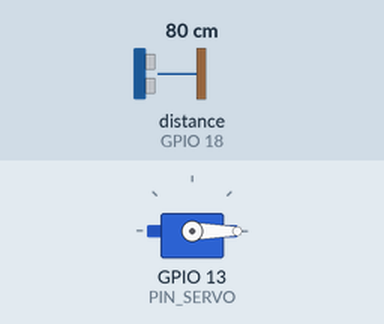
The sketch below on a simulated ESP32. Parts: servo. Wiring (from diagram.json): ultrasonic range finder: trigger GPIO 5; echo GPIO 18. Inputs (shaded band) come from the test bench; at power-on: distance to the obstacle (sensor on GPIO 18) 80 cm. The echo pulse lasts 58.3 µs per cm; WiFi joins after 1.5 s; servers stay silent unless stated; no MQTT or app messages arrive unless stated; what the sketch prints to the serial monitor is not drawn.

Above: at 1.2 s.
1.3 s: distance to the obstacle (sensor on GPIO 18) set to 21 cm
2.8 s: distance to the obstacle (sensor on GPIO 18) set to 17 cm
At 3.9 s:
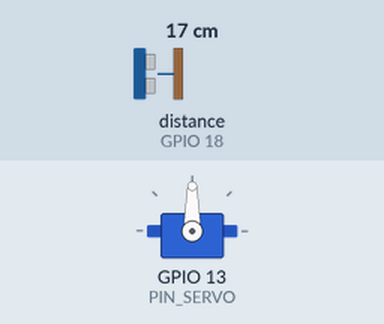
Timing chart, 0 to 5.8 s (numbered marks = the images above; inputs shaded):
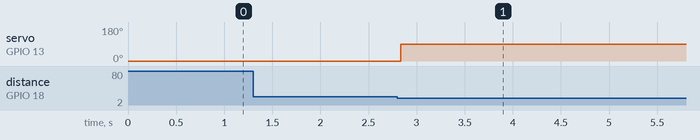

The sketch:

smart-bin.ino
```cpp
// 1. BIBLIOTECAS
#include <WiFi.h>
#include <WiFiClientSecure.h>
#include <PubSubClient.h>
#include <ESP32Servo.h>

// ─────────────────────────────────────────────
// MODO TESTE: true  = simula aproximação automática (Wokwi)
//             false = usa sensor real (hardware físico)
#define MODO_TESTE false
// ─────────────────────────────────────────────

// 2. CONFIGURAÇÕES DE REDE E BROKER
const char* ssid        = "Wokwi-GUEST";
const char* password    = "";
const char* mqtt_server = "500e0d23a6204c628621b154e1e96146.s1.eu.hivemq.cloud";
const int   mqtt_port   = 8883;
const char* mqtt_user   = "lixeira_user";
const char* mqtt_pass   = "Projetointegrador2";

// Tópico MQTT — apenas publicação de status
const char* TOPICO_STATUS = "lixeira/status";

// 3. PINAGEM E INSTÂNCIAS
const int PIN_SERVO = 13;
const int PIN_TRIG  = 5;
const int PIN_ECHO  = 18;

WiFiClientSecure espClient;
PubSubClient     client(espClient);
Servo            meuServo;

// Variáveis de controle
bool          tampaAberta     = false;
unsigned long tempoAbertura   = 0;
unsigned long ultimoTentoMQTT = 0;
const unsigned long TEMPO_MANTER_ABERTA = 5000;

// ─────────────────────────────────────────────
// 4. LEITURA DO SENSOR (real ou simulada)
long medirDistancia() {
#if MODO_TESTE
  // Ciclo: 3s com objeto a 10cm, 8s longe a 200cm — repete
  unsigned long t = (millis() / 1000) % 11;
  return (t < 3) ? 10 : 200;
#else
  digitalWrite(PIN_TRIG, LOW);
  delayMicroseconds(2);
  digitalWrite(PIN_TRIG, HIGH);
  delayMicroseconds(10);
  digitalWrite(PIN_TRIG, LOW);
  long duracao = pulseIn(PIN_ECHO, HIGH, 30000);
  if (duracao == 0) return -1;
  return duracao / 58;
#endif
}

// ─────────────────────────────────────────────
// 5. ACIONAR TAMPA
void acionarTampa(bool abrir) {
  if (abrir && !tampaAberta) {
    meuServo.write(90);
    tempoAbertura = millis();
    tampaAberta   = true;
    if (client.connected()) client.publish(TOPICO_STATUS, "1");
    Serial.println("[Tampa] Aberta — aguardando " +
                   String(TEMPO_MANTER_ABERTA / 1000) + "s para fechar.");
  } else if (!abrir && tampaAberta) {
    meuServo.write(0);
    tampaAberta = false;
    if (client.connected()) client.publish(TOPICO_STATUS, "0");
    Serial.println("[Tampa] Fechada.");
  }
}

// ─────────────────────────────────────────────
// 6. SETUP
void setup() {
  Serial.begin(115200);
  randomSeed(micros());

  meuServo.attach(PIN_SERVO);
  pinMode(PIN_TRIG, OUTPUT);
  pinMode(PIN_ECHO, INPUT);
  meuServo.write(0);

#if MODO_TESTE
  Serial.println("[Modo] TESTE ativo — sensor simulado automaticamente.");
#else
  Serial.println("[Modo] PRODUCAO — usando sensor ultrassonico real.");
#endif

  WiFi.begin(ssid, password);
  espClient.setInsecure();
  client.setServer(mqtt_server, mqtt_port);
  Serial.println("[Init] Lixeira iniciada. Aguardando WiFi...");
}

// ─────────────────────────────────────────────
// 7. LOOP PRINCIPAL
void loop() {

  // Reconexão MQTT não bloqueante
  if (WiFi.status() == WL_CONNECTED && !client.connected()) {
    if (millis() - ultimoTentoMQTT > 5000) {
      String clientId = "SmartBin_" + String(micros(), HEX);
      Serial.print("[MQTT] Conectando... ");
      if (client.connect(clientId.c_str(), mqtt_user, mqtt_pass)) {
        Serial.println("OK! Publicando em lixeira/status");
      } else {
        Serial.print("Falhou, rc=");
        Serial.println(client.state());
      }
      ultimoTentoMQTT = millis();
    }
  } else if (client.connected()) {
    client.loop();
  }

  // Leitura do sensor (real ou simulada)
  long distancia = medirDistancia();

  // Sensor detectou aproximação
  if (distancia > 0 && distancia < 20) {
    acionarTampa(true);
    tempoAbertura = millis(); // renova timer enquanto objeto estiver perto
  }

  // Fechamento automático após TEMPO_MANTER_ABERTA
  if (tampaAberta && (millis() - tempoAbertura >= TEMPO_MANTER_ABERTA)) {
    acionarTampa(false);
  }

  delay(50);
}
```

Measured:
- the behaviour switches between 20 and 19 cm on distance to the obstacle (sensor on GPIO 18) (found by bisection; images 0 and 1)
- after the input at 1.3 s, every drawn part: stays the same
- after the input at 2.8 s, servo on GPIO 13 (PIN_SERVO): 0° → 90° at once
